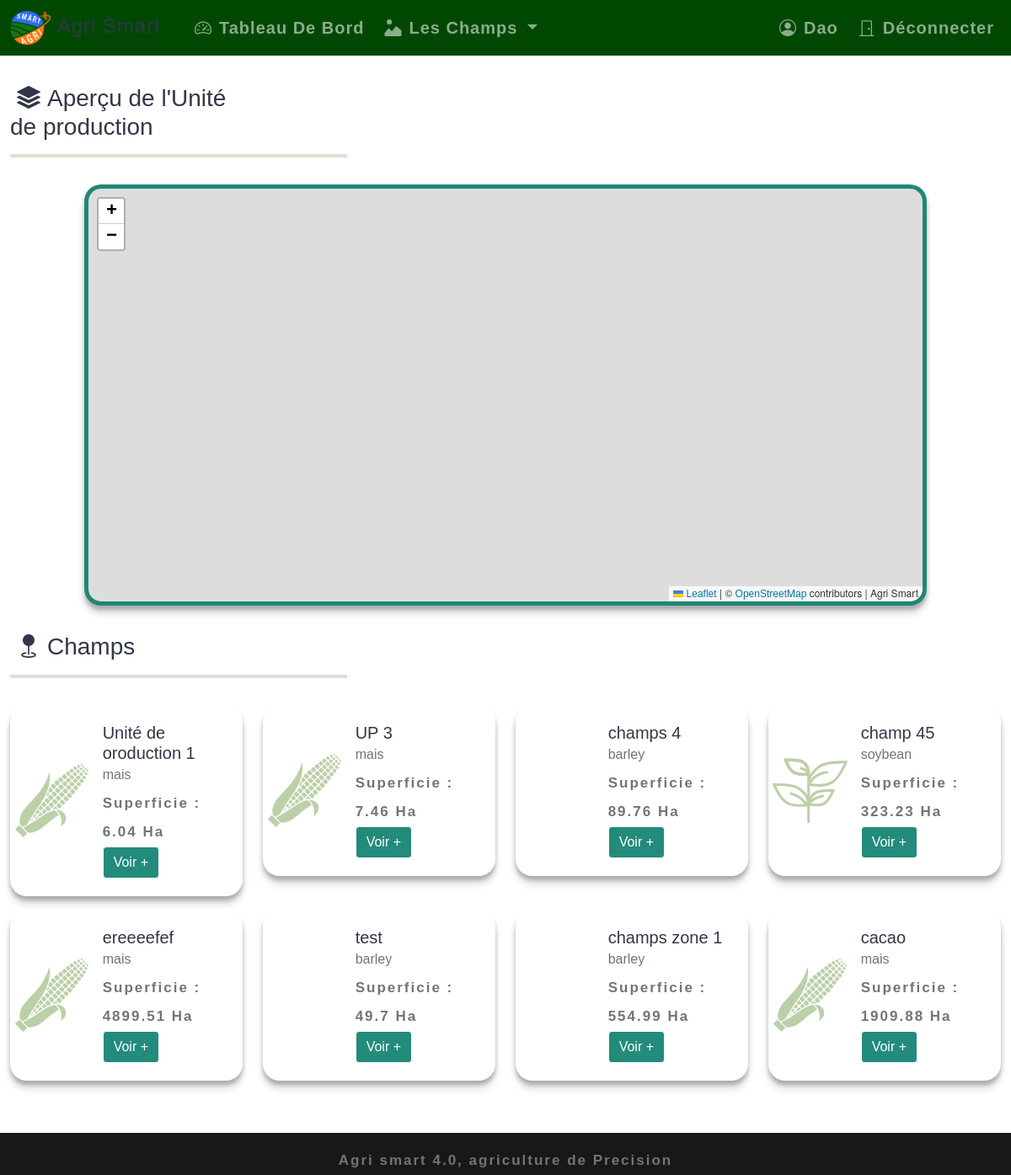
The app's page /home (signed in) with its own data.
### agriculture/models.py (models this page shows, shortened)
class User(db.Model, UserMixin):
    __tablename__ = 'user'
    user_id              = db.Column(db.Integer(), primary_key=True)
    username             = db.Column(db.String(length=30), nullable=False, unique=True)
    email_address        = db.Column(db.String(length=50), nullable=False, unique=True)
    company_name         = db.Column(db.String(length=100))
    farm_address         = db.Column(db.String(length=512))
    fiscal_code          = db.Column(db.String(length=40))
    fields               = db.relationship('Field', backref='owned_field', lazy=True)
    password_hash        = db.Column(db.String(length=60), nullable=False)
    @property
    def password(self):
        return self.password

class Field(db.Model):
    __tablename__    = 'field'
    field_id         = db.Column(db.Integer(), primary_key=True)
    name             = db.Column(db.String(length=30), nullable=False, unique=True)
    crop             = db.Column(db.String(length=15), nullable=False, unique=False)
    area             = db.Column(db.Float(), nullable=False, unique=False)
    geometry         = db.Column(db.String(), nullable=False, unique=False)
    satellite_images = db.relationship("SatelliteImage", secondary=fields_images)
    msi_index        = db.relationship("MultiSpectraIndex", backref="owned_index" ,lazy=True)
    owner            = db.Column(db.Integer(), db.ForeignKey('user.user_id'))

### agriculture/routes.py (the view)
@app.route('/home')
@app.route('/dashboard')
@login_required
def home_page():
    user = current_user
    fields = user.fields
    print("Fields",fields)
    fields_dataset = []
    minlat = 1000
    minlon = 1000
    maxlat = -1000
    maxlon = -1000
    for field in fields:
        lat = [float(l) for l in field.geometry.split(',')[::2]]
        lon = [float(l) for l in field.geometry.split(',')[1::2]]
        current_minlat, current_maxlat = min(lat), max(lat)
        current_minlon, current_maxlon = min(lon), max(lon)
        if current_minlat < minlat : minlat = current_minlat
        if current_maxlat > maxlat : maxlat = current_maxlat
        if current_minlon < minlon : minlon = current_minlon
        if current_maxlon > maxlon : maxlon = current_maxlon
        _f = {}
        _f['name'] = field.name
        _f['crop'] = field.crop
        _f['area'] = field.area
        _f['geometry'] = [(float(lat),float(lon)) for lat,lon in zip(field.geometry.split(',')[::2],field.geometry.split(',')[1::2])]
        fields_dataset.append(_f)
    map_center = (minlat, minlon, maxlat, maxlon)
    return render_template('home.html', fields=fields, fields_dataset=json.dumps(fields_dataset), map_center=map_center)

### agriculture/models.py (called while the page is built)
@login_manager.user_loader
def load_user(user_id):
    return User.query.filter_by(user_id=user_id).first()

### agriculture/templates/home.html (shortened to what this page needs)
{% extends "base.html" %}
{% block content %}
<div class="container-fluid mt-5">
   <div class="row my-3">
      <div class="col-md-3">
         <h3><i class="bi bi-stack mx-2"></i>Aperçu de l'Unité de production</h3>
         <hr class="hr-title">
      </div>
   </div>
   <div class="row my-3 justify-content-center">
      <div class="col-10"  id="fields-map-div"></div>
   </div>
   <div class="row my-3">
      <div class="col-md-3">
         <h3><i class="bi bi-geo-fill mx-2"></i>Champs</h3>
         <hr class="hr-title">
      </div>
   </div>
   <div class="row my-3">
      {% for field in fields %}
         <div class="col-sm-6 col-md-4 col-xl-3 animate-pop">
            <div class="card border-1 mb-3" style="border-radius:15; max-width: 540px;">
              <div class="row g-0 d-flex flex-wrap align-items-center">
                <div class="col-sm-6 col-md-4">
                   {% if field.crop.lower() == 'mais' %}
                     <img src="/static/img/corn.svg" class="field-icon" alt="">
                   {% endif %}
                   {% if field.crop.lower() == 'soybean' %}
                     <img src="/static/img/soybean.svg" class="field-icon" alt="">
                   {% endif %}
                </div>
                <div class="col-sm-6 col-md-8">
                   <div class="card-body">
                    <h5 class="card-title">{{ field.name }}</h5>
                    <h6 class="card-subtitle mb-2 text-muted">{{ field.crop }}</h6>
                    <p class="card-text">Superficie : {{ field.area }} Ha</p>
                    <a href="{{ url_for('field_details_page', name=field.name) }}" class="btn btn-success">Voir +</a>
                  </div>
                </div>
              </div>
            </div>
         </div>
      {% endfor %}
   </div>
   <link rel="stylesheet" href="https://unpkg.com/leaflet@1.7.1/dist/leaflet.css"
/>
</div>
{% endblock %}

### agriculture/templates/base.html (shortened to what this page needs)
<!doctype html>
<html lang="en">
   <head>
       <link href="https://cdn.jsdelivr.net/npm/bootstrap@5.1.3/dist/css/bootstrap.min.css" rel="stylesheet">
       <link rel="stylesheet" href="https://cdn.jsdelivr.net/npm/bootstrap-icons@1.8.1/font/bootstrap-icons.css">
       <link rel="stylesheet" href="/static/css/style.css">
    </head>
    <body>
      <nav class="navbar-custom fixed-top navbar navbar-expand-lg navbar-dark">
        <div class="container-fluid">
          <a class="navbar-brand fs-4" href="{{url_for('home_page')}}">
             <h4 style="margin:0;"><img src="/static/images/logo.jpg" alt="Agri smart logo" width="auto" height="40"><span class="align-text-top mx-2">Agri smart</span></h4>
          </a>
          <div class="collapse navbar-collapse" id="navbarNav">
           <ul class="navbar-nav">
             <li class="nav-item fs-5">
                 <a class="nav-link {% if request.path == '/dashboard' %}active{% endif %}" aria-current="page" href="{{url_for('home_page')}}"><i class="bi bi-speedometer2 mx-2"></i>Tableau de Bord</a>
             </li>
             <li class="nav-item fs-5 dropdown">
                <a class="nav-link dropdown-toggle {% if 'field' in request.path %}active{% endif %}" id="navbarDropdown" role="button" data-bs-toggle="dropdown" aria-expanded="false">
                  <i class="bi bi-image-alt mx-2"></i>Les champs
                </a>
              </li>
           </ul>
           <ul class="navbar-nav ms-auto">
             {% if current_user.is_authenticated %}
                <li class="nav-item fs-5">
                   <a href="{{url_for('edit_user_detail_page')}}" class="nav-link"><i class="bi bi-person-circle mx-2"></i>{{ current_user.username }}</a>
                </li>
             {% endif %}
                <li class="nav-item fs-5">
                    <a class="nav-link" href="{{url_for('logout_page')}}" ><i class="bi bi-door-closed mx-2"></i>Déconnecter</a>
                </li>
            </ul>
          </div>
        </div>
      </nav>
      {% block content %}
      {% endblock %}
      <footer class="fixed-bottom">
         <div class="container-fluid text-light">
            <div class="row justify-content-center text-light">
               <div class="col-md-12 text-center">
                  <p class="mt-3">Agri smart 4.0, agriculture de Precision</p>
               </div>
            </div>
         </div>
      </footer>
  </body>
</html>

### agriculture/static/css/style.css (style rules this page uses)
html { margin : 0; padding : 0; }
:root { --primary_green:#087d6be3; --secondary_green: #718355; --primary_brown: #004802; --secondary_brown: #dba55a; --color-bg: #f2f2f2; }
.field-icon { filter: invert(100%) sepia(7%) saturate(5725%) hue-rotate(29deg) brightness(88%) contrast(83%); max-width: 100px; }
.animate-pop { animation-duration: 1.5s; animation-name: animate-pop; animation-timing-function: cubic-bezier(.26, .53, .74, 1.48) steps(1000, end); }
.card { padding: 5px; border: 0px; border-radius : 20px; box-shadow: 0 10px 10px rgba(0,0,0,0.12), 0 5px 5px rgba(0,0,0,0.24); transition: all 1s cubic-bezier(.25,.8,.25,1); }
.btn-success { background-color: var(--primary_green); border-color: white; }
.hr-title { width : 400px; height:4px !important; color: var(--secondary_green); }
#fields-map-div { border-color: var(--primary_green) !important; border : 5px solid; height: 500px; border-radius: 20px; box-shadow: 0 10px 10px rgba(0,0,0,0.12), 0 5px 5px rgba(0,0,0,0.24); transition: all 1s cubic-bezier(.25,.8,.25,1); }
.navbar-custom { background-color: var(--primary_brown); }
body { background-color: var(--color-bg); }
footer { background-color: var(--primary_brown); }
html, body { margin: 0; font-size: 100%; background: #fff; font-family: 'Thasadith', sans-serif; }
html { scroll-behavior: smooth; }
body a { text-decoration: none; transition: 0.5s all; -webkit-transition: 0.5s all; -moz-transition: 0.5s all; -o-transition: 0.5s all; -ms-transition: 0.5s all; font-family: 'Thasadith', sans-serif; }
body img { max-width: 100%; }
h1, h2, h3, h4, h5, h6 { margin: 0; color: #323648; }
li { list-style-type: none; }
p { margin: 0; font-size: 17px; line-height: 2em; letter-spacing: 2px; color: #707579; font-weight: 600; }
ul { margin: 0; padding: 0; }
nav { margin:0; padding: 0; }
nav:after { content:""; display:table; clear:both; }
nav ul { float: right; padding:0; margin:0; list-style: none; position: relative; }
nav ul li { margin: 0px; display:inline-block; }
nav a { color: #ddd; text-transform: capitalize; letter-spacing: 1px; padding-left: 0; padding-right: 0; padding: 10px 0; font-weight: 700; }
li > a:only-child:after { content: ''; }
footer { background: #191818; }

### records on screen
User: username "Dao"
Field: name "Unité de oroduction 1", crop "mais", area "6.04"
Field: name "UP 3", crop "mais", area "7.46"
Field: name "champs 4", crop "barley", area "89.76"
Field: name "champ 45", crop "soybean", area "323.23"
Field: name "ereeeefef", crop "mais", area "4899.51"
Field: name "test", crop "barley", area "49.7"
Field: name "champs zone 1", crop "barley", area "554.99"
Field: name "cacao", crop "mais", area "1909.88"
